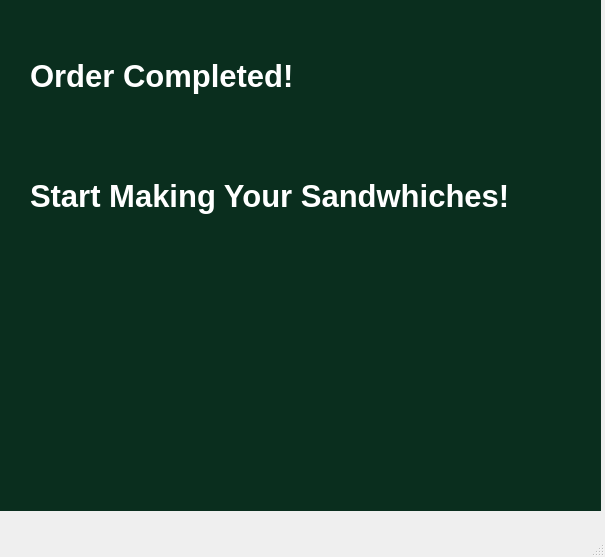
<?xml version="1.0" encoding="UTF-8"?>
<ui version="4.0">
 <class>MainWindow</class>
 <widget class="QMainWindow" name="MainWindow">
  <property name="geometry">
   <rect>
    <x>0</x>
    <y>0</y>
    <width>605</width>
    <height>557</height>
   </rect>
  </property>
  <property name="windowTitle">
   <string>MainWindow</string>
  </property>
  <widget class="QWidget" name="centralwidget">
   <widget class="QStackedWidget" name="stackedWidget">
    <property name="geometry">
     <rect>
      <x>0</x>
      <y>0</y>
      <width>601</width>
      <height>511</height>
     </rect>
    </property>
    <property name="styleSheet">
     <string notr="true">background-color: rgb(10, 46, 30);</string>
    </property>
    <widget class="QWidget" name="page">
     <widget class="QLabel" name="label_2">
      <property name="geometry">
       <rect>
        <x>30</x>
        <y>30</y>
        <width>501</width>
        <height>91</height>
       </rect>
      </property>
      <property name="palette">
       <palette>
        <active>
         <colorrole role="WindowText">
          <brush brushstyle="SolidPattern">
           <color alpha="255">
            <red>255</red>
            <green>255</green>
            <blue>255</blue>
           </color>
          </brush>
         </colorrole>
         <colorrole role="Button">
          <brush brushstyle="SolidPattern">
           <color alpha="255">
            <red>10</red>
            <green>46</green>
            <blue>30</blue>
           </color>
          </brush>
         </colorrole>
         <colorrole role="Midlight">
          <brush brushstyle="SolidPattern">
           <color alpha="255">
            <red>196</red>
            <green>203</green>
            <blue>193</blue>
           </color>
          </brush>
         </colorrole>
         <colorrole role="Dark">
          <brush brushstyle="SolidPattern">
           <color alpha="255">
            <red>105</red>
            <green>116</green>
            <blue>101</blue>
           </color>
          </brush>
         </colorrole>
         <colorrole role="Mid">
          <brush brushstyle="SolidPattern">
           <color alpha="255">
            <red>115</red>
            <green>132</green>
            <blue>108</blue>
           </color>
          </brush>
         </colorrole>
         <colorrole role="Text">
          <brush brushstyle="SolidPattern">
           <color alpha="255">
            <red>26</red>
            <green>55</green>
            <blue>35</blue>
           </color>
          </brush>
         </colorrole>
         <colorrole role="BrightText">
          <brush brushstyle="SolidPattern">
           <color alpha="255">
            <red>26</red>
            <green>55</green>
            <blue>35</blue>
           </color>
          </brush>
         </colorrole>
         <colorrole role="ButtonText">
          <brush brushstyle="SolidPattern">
           <color alpha="255">
            <red>0</red>
            <green>0</green>
            <blue>0</blue>
           </color>
          </brush>
         </colorrole>
         <colorrole role="Base">
          <brush brushstyle="SolidPattern">
           <color alpha="255">
            <red>10</red>
            <green>46</green>
            <blue>30</blue>
           </color>
          </brush>
         </colorrole>
         <colorrole role="Window">
          <brush brushstyle="SolidPattern">
           <color alpha="255">
            <red>10</red>
            <green>46</green>
            <blue>30</blue>
           </color>
          </brush>
         </colorrole>
         <colorrole role="Highlight">
          <brush brushstyle="SolidPattern">
           <color alpha="255">
            <red>26</red>
            <green>55</green>
            <blue>35</blue>
           </color>
          </brush>
         </colorrole>
         <colorrole role="HighlightedText">
          <brush brushstyle="SolidPattern">
           <color alpha="255">
            <red>254</red>
            <green>239</green>
            <blue>197</blue>
           </color>
          </brush>
         </colorrole>
         <colorrole role="LinkVisited">
          <brush brushstyle="SolidPattern">
           <color alpha="255">
            <red>205</red>
            <green>171</green>
            <blue>143</blue>
           </color>
          </brush>
         </colorrole>
         <colorrole role="AlternateBase">
          <brush brushstyle="SolidPattern">
           <color alpha="255">
            <red>69</red>
            <green>80</green>
            <blue>65</blue>
           </color>
          </brush>
         </colorrole>
         <colorrole role="ToolTipBase">
          <brush brushstyle="SolidPattern">
           <color alpha="255">
            <red>255</red>
            <green>246</green>
            <blue>242</blue>
           </color>
          </brush>
         </colorrole>
         <colorrole role="PlaceholderText">
          <brush brushstyle="SolidPattern">
           <color alpha="255">
            <red>105</red>
            <green>116</green>
            <blue>101</blue>
           </color>
          </brush>
         </colorrole>
        </active>
        <inactive>
         <colorrole role="WindowText">
          <brush brushstyle="SolidPattern">
           <color alpha="255">
            <red>255</red>
            <green>255</green>
            <blue>255</blue>
           </color>
          </brush>
         </colorrole>
         <colorrole role="Button">
          <brush brushstyle="SolidPattern">
           <color alpha="255">
            <red>10</red>
            <green>46</green>
            <blue>30</blue>
           </color>
          </brush>
         </colorrole>
         <colorrole role="Midlight">
          <brush brushstyle="SolidPattern">
           <color alpha="255">
            <red>196</red>
            <green>203</green>
            <blue>193</blue>
           </color>
          </brush>
         </colorrole>
         <colorrole role="Dark">
          <brush brushstyle="SolidPattern">
           <color alpha="255">
            <red>105</red>
            <green>116</green>
            <blue>101</blue>
           </color>
          </brush>
         </colorrole>
         <colorrole role="Mid">
          <brush brushstyle="SolidPattern">
           <color alpha="255">
            <red>115</red>
            <green>132</green>
            <blue>108</blue>
           </color>
          </brush>
         </colorrole>
         <colorrole role="Text">
          <brush brushstyle="SolidPattern">
           <color alpha="255">
            <red>26</red>
            <green>55</green>
            <blue>35</blue>
           </color>
          </brush>
         </colorrole>
         <colorrole role="BrightText">
          <brush brushstyle="SolidPattern">
           <color alpha="255">
            <red>26</red>
            <green>55</green>
            <blue>35</blue>
           </color>
          </brush>
         </colorrole>
         <colorrole role="ButtonText">
          <brush brushstyle="SolidPattern">
           <color alpha="255">
            <red>0</red>
            <green>0</green>
            <blue>0</blue>
           </color>
          </brush>
         </colorrole>
         <colorrole role="Base">
          <brush brushstyle="SolidPattern">
           <color alpha="255">
            <red>10</red>
            <green>46</green>
            <blue>30</blue>
           </color>
          </brush>
         </colorrole>
         <colorrole role="Window">
          <brush brushstyle="SolidPattern">
           <color alpha="255">
            <red>10</red>
            <green>46</green>
            <blue>30</blue>
           </color>
          </brush>
         </colorrole>
         <colorrole role="Highlight">
          <brush brushstyle="SolidPattern">
           <color alpha="255">
            <red>26</red>
            <green>55</green>
            <blue>35</blue>
           </color>
          </brush>
         </colorrole>
         <colorrole role="HighlightedText">
          <brush brushstyle="SolidPattern">
           <color alpha="255">
            <red>254</red>
            <green>239</green>
            <blue>197</blue>
           </color>
          </brush>
         </colorrole>
         <colorrole role="LinkVisited">
          <brush brushstyle="SolidPattern">
           <color alpha="255">
            <red>205</red>
            <green>171</green>
            <blue>143</blue>
           </color>
          </brush>
         </colorrole>
         <colorrole role="AlternateBase">
          <brush brushstyle="SolidPattern">
           <color alpha="255">
            <red>69</red>
            <green>80</green>
            <blue>65</blue>
           </color>
          </brush>
         </colorrole>
         <colorrole role="ToolTipBase">
          <brush brushstyle="SolidPattern">
           <color alpha="255">
            <red>255</red>
            <green>246</green>
            <blue>242</blue>
           </color>
          </brush>
         </colorrole>
         <colorrole role="PlaceholderText">
          <brush brushstyle="SolidPattern">
           <color alpha="255">
            <red>105</red>
            <green>116</green>
            <blue>101</blue>
           </color>
          </brush>
         </colorrole>
        </inactive>
        <disabled>
         <colorrole role="WindowText">
          <brush brushstyle="SolidPattern">
           <color alpha="255">
            <red>105</red>
            <green>116</green>
            <blue>101</blue>
           </color>
          </brush>
         </colorrole>
         <colorrole role="Button">
          <brush brushstyle="SolidPattern">
           <color alpha="255">
            <red>10</red>
            <green>46</green>
            <blue>30</blue>
           </color>
          </brush>
         </colorrole>
         <colorrole role="Midlight">
          <brush brushstyle="SolidPattern">
           <color alpha="255">
            <red>196</red>
            <green>203</green>
            <blue>193</blue>
           </color>
          </brush>
         </colorrole>
         <colorrole role="Dark">
          <brush brushstyle="SolidPattern">
           <color alpha="255">
            <red>105</red>
            <green>116</green>
            <blue>101</blue>
           </color>
          </brush>
         </colorrole>
         <colorrole role="Mid">
          <brush brushstyle="SolidPattern">
           <color alpha="255">
            <red>115</red>
            <green>132</green>
            <blue>108</blue>
           </color>
          </brush>
         </colorrole>
         <colorrole role="Text">
          <brush brushstyle="SolidPattern">
           <color alpha="255">
            <red>105</red>
            <green>116</green>
            <blue>101</blue>
           </color>
          </brush>
         </colorrole>
         <colorrole role="BrightText">
          <brush brushstyle="SolidPattern">
           <color alpha="255">
            <red>26</red>
            <green>55</green>
            <blue>35</blue>
           </color>
          </brush>
         </colorrole>
         <colorrole role="ButtonText">
          <brush brushstyle="SolidPattern">
           <color alpha="255">
            <red>105</red>
            <green>116</green>
            <blue>101</blue>
           </color>
          </brush>
         </colorrole>
         <colorrole role="Base">
          <brush brushstyle="SolidPattern">
           <color alpha="255">
            <red>10</red>
            <green>46</green>
            <blue>30</blue>
           </color>
          </brush>
         </colorrole>
         <colorrole role="Window">
          <brush brushstyle="SolidPattern">
           <color alpha="255">
            <red>10</red>
            <green>46</green>
            <blue>30</blue>
           </color>
          </brush>
         </colorrole>
         <colorrole role="Highlight">
          <brush brushstyle="SolidPattern">
           <color alpha="255">
            <red>145</red>
            <green>145</green>
            <blue>145</blue>
           </color>
          </brush>
         </colorrole>
         <colorrole role="HighlightedText">
          <brush brushstyle="SolidPattern">
           <color alpha="255">
            <red>254</red>
            <green>239</green>
            <blue>197</blue>
           </color>
          </brush>
         </colorrole>
         <colorrole role="LinkVisited">
          <brush brushstyle="SolidPattern">
           <color alpha="255">
            <red>205</red>
            <green>171</green>
            <blue>143</blue>
           </color>
          </brush>
         </colorrole>
         <colorrole role="AlternateBase">
          <brush brushstyle="SolidPattern">
           <color alpha="255">
            <red>69</red>
            <green>80</green>
            <blue>65</blue>
           </color>
          </brush>
         </colorrole>
         <colorrole role="ToolTipBase">
          <brush brushstyle="SolidPattern">
           <color alpha="255">
            <red>255</red>
            <green>246</green>
            <blue>242</blue>
           </color>
          </brush>
         </colorrole>
         <colorrole role="PlaceholderText">
          <brush brushstyle="SolidPattern">
           <color alpha="255">
            <red>105</red>
            <green>116</green>
            <blue>101</blue>
           </color>
          </brush>
         </colorrole>
        </disabled>
       </palette>
      </property>
      <property name="font">
       <font>
        <pointsize>23</pointsize>
        <weight>75</weight>
        <bold>true</bold>
       </font>
      </property>
      <property name="text">
       <string>Order Completed!</string>
      </property>
     </widget>
     <widget class="QLabel" name="label_3">
      <property name="geometry">
       <rect>
        <x>30</x>
        <y>150</y>
        <width>501</width>
        <height>91</height>
       </rect>
      </property>
      <property name="palette">
       <palette>
        <active>
         <colorrole role="WindowText">
          <brush brushstyle="SolidPattern">
           <color alpha="255">
            <red>255</red>
            <green>255</green>
            <blue>255</blue>
           </color>
          </brush>
         </colorrole>
         <colorrole role="Button">
          <brush brushstyle="SolidPattern">
           <color alpha="255">
            <red>10</red>
            <green>46</green>
            <blue>30</blue>
           </color>
          </brush>
         </colorrole>
         <colorrole role="Midlight">
          <brush brushstyle="SolidPattern">
           <color alpha="255">
            <red>196</red>
            <green>203</green>
            <blue>193</blue>
           </color>
          </brush>
         </colorrole>
         <colorrole role="Dark">
          <brush brushstyle="SolidPattern">
           <color alpha="255">
            <red>105</red>
            <green>116</green>
            <blue>101</blue>
           </color>
          </brush>
         </colorrole>
         <colorrole role="Mid">
          <brush brushstyle="SolidPattern">
           <color alpha="255">
            <red>115</red>
            <green>132</green>
            <blue>108</blue>
           </color>
          </brush>
         </colorrole>
         <colorrole role="Text">
          <brush brushstyle="SolidPattern">
           <color alpha="255">
            <red>26</red>
            <green>55</green>
            <blue>35</blue>
           </color>
          </brush>
         </colorrole>
         <colorrole role="BrightText">
          <brush brushstyle="SolidPattern">
           <color alpha="255">
            <red>26</red>
            <green>55</green>
            <blue>35</blue>
           </color>
          </brush>
         </colorrole>
         <colorrole role="ButtonText">
          <brush brushstyle="SolidPattern">
           <color alpha="255">
            <red>0</red>
            <green>0</green>
            <blue>0</blue>
           </color>
          </brush>
         </colorrole>
         <colorrole role="Base">
          <brush brushstyle="SolidPattern">
           <color alpha="255">
            <red>10</red>
            <green>46</green>
            <blue>30</blue>
           </color>
          </brush>
         </colorrole>
         <colorrole role="Window">
          <brush brushstyle="SolidPattern">
           <color alpha="255">
            <red>10</red>
            <green>46</green>
            <blue>30</blue>
           </color>
          </brush>
         </colorrole>
         <colorrole role="Highlight">
          <brush brushstyle="SolidPattern">
           <color alpha="255">
            <red>26</red>
            <green>55</green>
            <blue>35</blue>
           </color>
          </brush>
         </colorrole>
         <colorrole role="HighlightedText">
          <brush brushstyle="SolidPattern">
           <color alpha="255">
            <red>254</red>
            <green>239</green>
            <blue>197</blue>
           </color>
          </brush>
         </colorrole>
         <colorrole role="LinkVisited">
          <brush brushstyle="SolidPattern">
           <color alpha="255">
            <red>205</red>
            <green>171</green>
            <blue>143</blue>
           </color>
          </brush>
         </colorrole>
         <colorrole role="AlternateBase">
          <brush brushstyle="SolidPattern">
           <color alpha="255">
            <red>69</red>
            <green>80</green>
            <blue>65</blue>
           </color>
          </brush>
         </colorrole>
         <colorrole role="ToolTipBase">
          <brush brushstyle="SolidPattern">
           <color alpha="255">
            <red>255</red>
            <green>246</green>
            <blue>242</blue>
           </color>
          </brush>
         </colorrole>
         <colorrole role="PlaceholderText">
          <brush brushstyle="SolidPattern">
           <color alpha="255">
            <red>105</red>
            <green>116</green>
            <blue>101</blue>
           </color>
          </brush>
         </colorrole>
        </active>
        <inactive>
         <colorrole role="WindowText">
          <brush brushstyle="SolidPattern">
           <color alpha="255">
            <red>255</red>
            <green>255</green>
            <blue>255</blue>
           </color>
          </brush>
         </colorrole>
         <colorrole role="Button">
          <brush brushstyle="SolidPattern">
           <color alpha="255">
            <red>10</red>
            <green>46</green>
            <blue>30</blue>
           </color>
          </brush>
         </colorrole>
         <colorrole role="Midlight">
          <brush brushstyle="SolidPattern">
           <color alpha="255">
            <red>196</red>
            <green>203</green>
            <blue>193</blue>
           </color>
          </brush>
         </colorrole>
         <colorrole role="Dark">
          <brush brushstyle="SolidPattern">
           <color alpha="255">
            <red>105</red>
            <green>116</green>
            <blue>101</blue>
           </color>
          </brush>
         </colorrole>
         <colorrole role="Mid">
          <brush brushstyle="SolidPattern">
           <color alpha="255">
            <red>115</red>
            <green>132</green>
            <blue>108</blue>
           </color>
          </brush>
         </colorrole>
         <colorrole role="Text">
          <brush brushstyle="SolidPattern">
           <color alpha="255">
            <red>26</red>
            <green>55</green>
            <blue>35</blue>
           </color>
          </brush>
         </colorrole>
         <colorrole role="BrightText">
          <brush brushstyle="SolidPattern">
           <color alpha="255">
            <red>26</red>
            <green>55</green>
            <blue>35</blue>
           </color>
          </brush>
         </colorrole>
         <colorrole role="ButtonText">
          <brush brushstyle="SolidPattern">
           <color alpha="255">
            <red>0</red>
            <green>0</green>
            <blue>0</blue>
           </color>
          </brush>
         </colorrole>
         <colorrole role="Base">
          <brush brushstyle="SolidPattern">
           <color alpha="255">
            <red>10</red>
            <green>46</green>
            <blue>30</blue>
           </color>
          </brush>
         </colorrole>
         <colorrole role="Window">
          <brush brushstyle="SolidPattern">
           <color alpha="255">
            <red>10</red>
            <green>46</green>
            <blue>30</blue>
           </color>
          </brush>
         </colorrole>
         <colorrole role="Highlight">
          <brush brushstyle="SolidPattern">
           <color alpha="255">
            <red>26</red>
            <green>55</green>
            <blue>35</blue>
           </color>
          </brush>
         </colorrole>
         <colorrole role="HighlightedText">
          <brush brushstyle="SolidPattern">
           <color alpha="255">
            <red>254</red>
            <green>239</green>
            <blue>197</blue>
           </color>
          </brush>
         </colorrole>
         <colorrole role="LinkVisited">
          <brush brushstyle="SolidPattern">
           <color alpha="255">
            <red>205</red>
            <green>171</green>
            <blue>143</blue>
           </color>
          </brush>
         </colorrole>
         <colorrole role="AlternateBase">
          <brush brushstyle="SolidPattern">
           <color alpha="255">
            <red>69</red>
            <green>80</green>
            <blue>65</blue>
           </color>
          </brush>
         </colorrole>
         <colorrole role="ToolTipBase">
          <brush brushstyle="SolidPattern">
           <color alpha="255">
            <red>255</red>
            <green>246</green>
            <blue>242</blue>
           </color>
          </brush>
         </colorrole>
         <colorrole role="PlaceholderText">
          <brush brushstyle="SolidPattern">
           <color alpha="255">
            <red>105</red>
            <green>116</green>
            <blue>101</blue>
           </color>
          </brush>
         </colorrole>
        </inactive>
        <disabled>
         <colorrole role="WindowText">
          <brush brushstyle="SolidPattern">
           <color alpha="255">
            <red>105</red>
            <green>116</green>
            <blue>101</blue>
           </color>
          </brush>
         </colorrole>
         <colorrole role="Button">
          <brush brushstyle="SolidPattern">
           <color alpha="255">
            <red>10</red>
            <green>46</green>
            <blue>30</blue>
           </color>
          </brush>
         </colorrole>
         <colorrole role="Midlight">
          <brush brushstyle="SolidPattern">
           <color alpha="255">
            <red>196</red>
            <green>203</green>
            <blue>193</blue>
           </color>
          </brush>
         </colorrole>
         <colorrole role="Dark">
          <brush brushstyle="SolidPattern">
           <color alpha="255">
            <red>105</red>
            <green>116</green>
            <blue>101</blue>
           </color>
          </brush>
         </colorrole>
         <colorrole role="Mid">
          <brush brushstyle="SolidPattern">
           <color alpha="255">
            <red>115</red>
            <green>132</green>
            <blue>108</blue>
           </color>
          </brush>
         </colorrole>
         <colorrole role="Text">
          <brush brushstyle="SolidPattern">
           <color alpha="255">
            <red>105</red>
            <green>116</green>
            <blue>101</blue>
           </color>
          </brush>
         </colorrole>
         <colorrole role="BrightText">
          <brush brushstyle="SolidPattern">
           <color alpha="255">
            <red>26</red>
            <green>55</green>
            <blue>35</blue>
           </color>
          </brush>
         </colorrole>
         <colorrole role="ButtonText">
          <brush brushstyle="SolidPattern">
           <color alpha="255">
            <red>105</red>
            <green>116</green>
            <blue>101</blue>
           </color>
          </brush>
         </colorrole>
         <colorrole role="Base">
          <brush brushstyle="SolidPattern">
           <color alpha="255">
            <red>10</red>
            <green>46</green>
            <blue>30</blue>
           </color>
          </brush>
         </colorrole>
         <colorrole role="Window">
          <brush brushstyle="SolidPattern">
           <color alpha="255">
            <red>10</red>
            <green>46</green>
            <blue>30</blue>
           </color>
          </brush>
         </colorrole>
         <colorrole role="Highlight">
          <brush brushstyle="SolidPattern">
           <color alpha="255">
            <red>145</red>
            <green>145</green>
            <blue>145</blue>
           </color>
          </brush>
         </colorrole>
         <colorrole role="HighlightedText">
          <brush brushstyle="SolidPattern">
           <color alpha="255">
            <red>254</red>
            <green>239</green>
            <blue>197</blue>
           </color>
          </brush>
         </colorrole>
         <colorrole role="LinkVisited">
          <brush brushstyle="SolidPattern">
           <color alpha="255">
            <red>205</red>
            <green>171</green>
            <blue>143</blue>
           </color>
          </brush>
         </colorrole>
         <colorrole role="AlternateBase">
          <brush brushstyle="SolidPattern">
           <color alpha="255">
            <red>69</red>
            <green>80</green>
            <blue>65</blue>
           </color>
          </brush>
         </colorrole>
         <colorrole role="ToolTipBase">
          <brush brushstyle="SolidPattern">
           <color alpha="255">
            <red>255</red>
            <green>246</green>
            <blue>242</blue>
           </color>
          </brush>
         </colorrole>
         <colorrole role="PlaceholderText">
          <brush brushstyle="SolidPattern">
           <color alpha="255">
            <red>105</red>
            <green>116</green>
            <blue>101</blue>
           </color>
          </brush>
         </colorrole>
        </disabled>
       </palette>
      </property>
      <property name="font">
       <font>
        <pointsize>23</pointsize>
        <weight>75</weight>
        <bold>true</bold>
       </font>
      </property>
      <property name="text">
       <string>Start Making Your Sandwhiches!</string>
      </property>
     </widget>
    </widget>
    <widget class="QWidget" name="page_2"/>
   </widget>
  </widget>
  <widget class="QMenuBar" name="menubar">
   <property name="geometry">
    <rect>
     <x>0</x>
     <y>0</y>
     <width>605</width>
     <height>24</height>
    </rect>
   </property>
  </widget>
  <widget class="QStatusBar" name="statusbar"/>
 </widget>
 <resources/>
 <connections/>
</ui>
